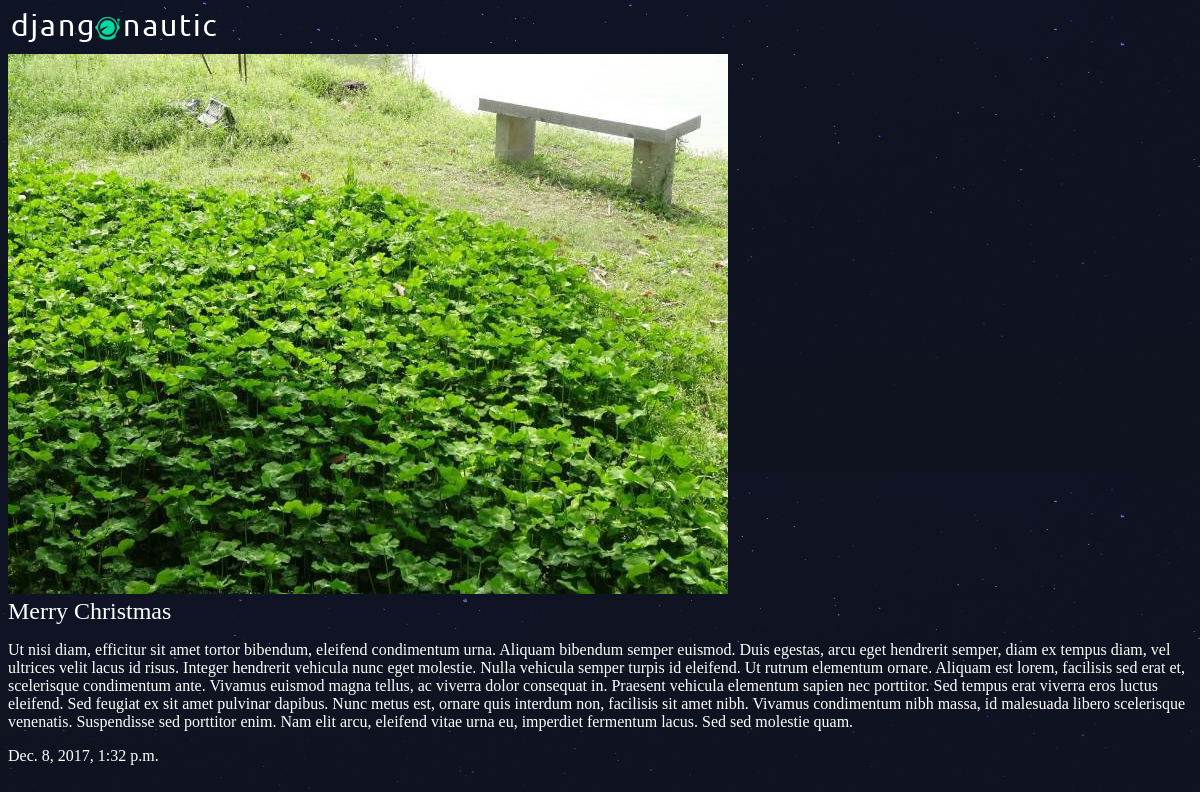
/articles/merrychristmas/, run on the app's committed database.
### articles/models.py (models this page shows, shortened)
class Article(models.Model): # Article is a table
    title = models.CharField(max_length=100)
    slug = models.SlugField()
    body = models.TextField()
    date = models.DateTimeField(auto_now_add=True)
    thumb = models.ImageField(default="default.png", blank=True)

### articles/views.py (the view)
# urls.py: url(r'^(?P<slug>[\w-]+)/$', views.article_detail, name="detail"), #slug can be abc, anything
def article_detail(request, slug):
    article = Article.objects.get(slug=slug)
    return render(request, 'articles/article_detail.html', {"article": article})

### articles/templates/articles/article_detail.html
{% extends 'base_layout.html' %}
{% block content %}
<div class="article-detail">
    <div class="article">
        <img src="{{ article.thumb.url }}">
        <h2>{{ article.title }}</h2>
        <p>{{ article.body }}</p>
        <p>{{ article.date }}</p>
    </div>
</div>
{% endblock %}

### assets/styles.css (style rules this page uses)
body { background-color: #0f121f; background-image: url(/static/stars.png); background-repeat-y: no-repeat; color: #fff; }
body * { font-family: Ubuntu; }
h1, h2, h3, h4, h5 { font-weight: normal; margin: 0; }

### data on the page
Article: thumb (picture), title "Merry Christmas", body "Ut nisi diam, efficitur sit amet tortor bibendum, eleifend condimentum urna. Aliquam bibendum semper euismod. Duis egestas, arcu eget hendrerit semper, diam ex tempus diam, vel ultrices velit lacus id risus. Integer hendrerit vehicula nunc eget molestie. Nulla vehicula semper turpis id eleifend. Ut rutrum elementum ornare. Aliquam est lorem, facilisis sed erat et, scelerisque condimentum ante. Vivamus euismod magna tellus, ac viverra dolor consequat in. Praesent vehicula elementum sapien nec porttitor. Sed tempus erat viverra eros luctus eleifend. Sed feugiat ex sit amet pulvinar dapibus. Nunc metus est, ornare quis interdum non, facilisis sit amet nibh. Vivamus condimentum nibh massa, id…", date "Dec. 8, 2017, 1:32 p.m."
